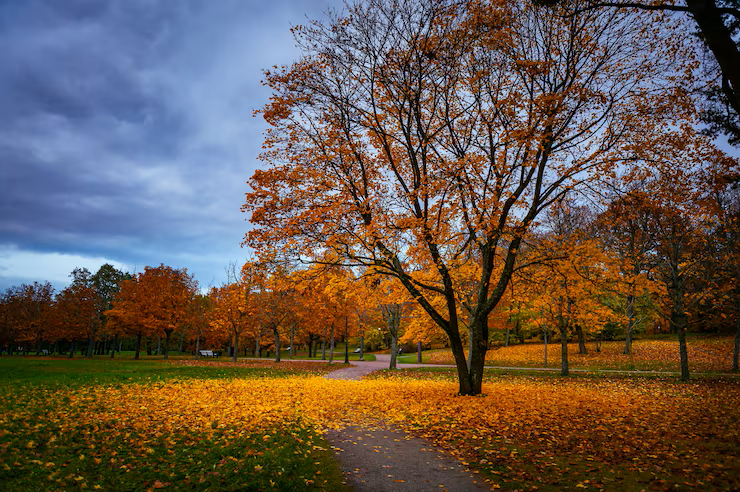
%> input picture TASK1/autumn.png, 740 x 492 px
$ octave discrete_wavelet_transform.m   (GNU Octave 9; MATLAB toolbox functions it lacks are replaced by stand-ins)
%> lines starting %> are read from the running program, lines starting %| are printed output that depends on the picture
clc;
clear;
close all;

% PERFORMANCE MEASUREMENT - START
total_start = tic;


I = imread('autumn.png');
%> I is the input picture: size 492x740x3 uint8; mean R, G, B 102.9, 87.7, 76.4
I_rgb = I;
I_gray = rgb2gray(I);
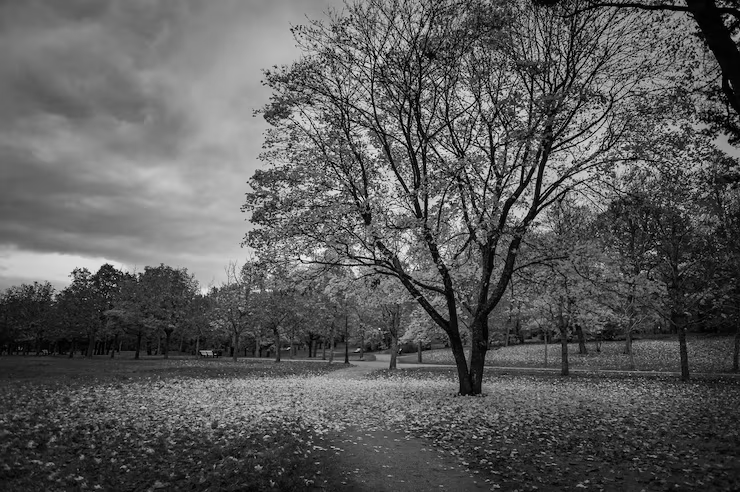
%> I_gray: size 492x740 uint8; min 0, max 245, mean 91


% Display image information
disp('INPUT INFORMATION -');
disp(['Image size: ', mat2str(size(I_gray))]);
%| Image size: [492 740]
disp(['Image datatype: ', class(I_gray)]);
%| Image datatype: uint8
disp(['Number of pixels: ', num2str(numel(I_gray))]);
%| Number of pixels: 364080

% Haar wavelet is used for decomposition.
% DWT divides the image into four subbands:
% LL -> Approximation / low-frequency information
% LH -> Horizontal details
% HL -> Vertical details
% HH -> Diagonal details

dwt_start = tic;

[LL, LH, HL, HH] = dwt2(double(I_gray), 'haar');
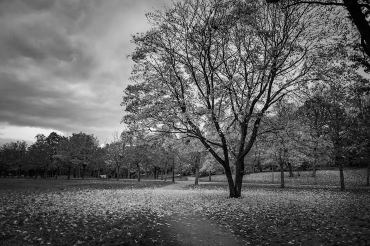
%> LL: size 246x370 double; min 1, max 467.5, mean 181.9; drawn with min black and max white
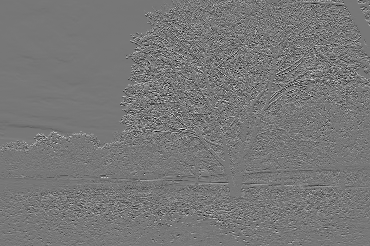
%> LH: size 246x370 double; min -157.5, max 178.5, mean 0.2; drawn with min black and max white
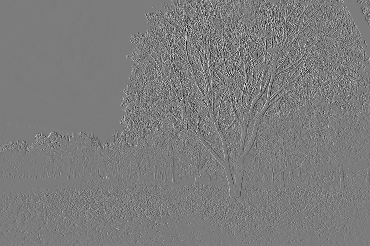
%> HL: size 246x370 double; min -165, max 173, mean 0; drawn with min black and max white
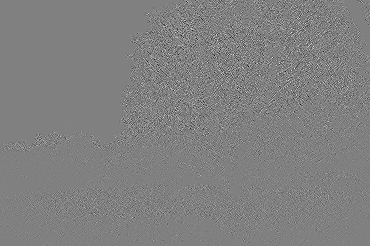
%> HH: size 246x370 double; min -149, max 146.5, mean 0; drawn with min black and max white

dwt_time = toc(dwt_start);

% IMAGE RECONSTRUCTION
reconstruct_start = tic;
reconstructed = idwt2(LL, LH, HL, HH, 'haar');
reconstruct_time = toc(reconstruct_start);

% Convert reconstructed image to uint8
reconstructed = uint8(reconstructed);

% MEMORY INFORMATION

disp(' ');
disp('MEMORY INFORMATION -');
whos I I_gray LL LH HL HH reconstructed

figure();


subplot(2,3,1);
imshow(I_rgb);
title('Original RGB Image');

subplot(2,3,2);
imshow(I_gray);
title('Grayscale Image');

subplot(2,3,3);
imshow(LL, []);
title('LL - Approximation');

subplot(2,3,4);
imshow(LH, []);
title('LH - Horizontal Details');

subplot(2,3,5);
imshow(HL, []);
title('HL - Vertical Details');

subplot(2,3,6);
imshow(HH, []);
title('HH - Diagonal Details');

saveas(gcf, 'dwt_output.png');

figure;

subplot(1,3,1);
imshow(I_rgb);
title('Original RGB');

subplot(1,3,2);
imshow(I_gray);
title('Original Grayscale');

subplot(1,3,3);
imshow(reconstructed);
title('Reconstructed Image');


saveas(gcf, 'dwt_reconstructed_output.png');

% PERFORMANCE RESULTS

total_time = toc(total_start);

disp(' ');
disp('PERFORMANCE ANALYSIS -');

disp(['DWT Execution Time       : ', num2str(dwt_time), ' seconds']);
disp(['Reconstruction Time      : ', num2str(reconstruct_time), ' seconds']);
disp(['Total Execution Time     : ', num2str(total_time), ' seconds']);

disp(' ');
disp('Time Complexity: O(N)');
disp('where N is the number of image pixels.');

disp(' ');
disp('Memory Usage: Check the Bytes column produced by WHOS.');

disp(' ');
disp('CPU Utilisation: System-level CPU utilisation is not');
disp('measured here because MATLAB does not provide a');
disp('portable exact CPU-percentage measurement for this code.');
disp('It can be monitored using Windows Task Manager.');

disp(' ');
disp('Memory Leak Check: Run the program repeatedly and');
disp('check for abnormal increase in MATLAB memory usage.');
